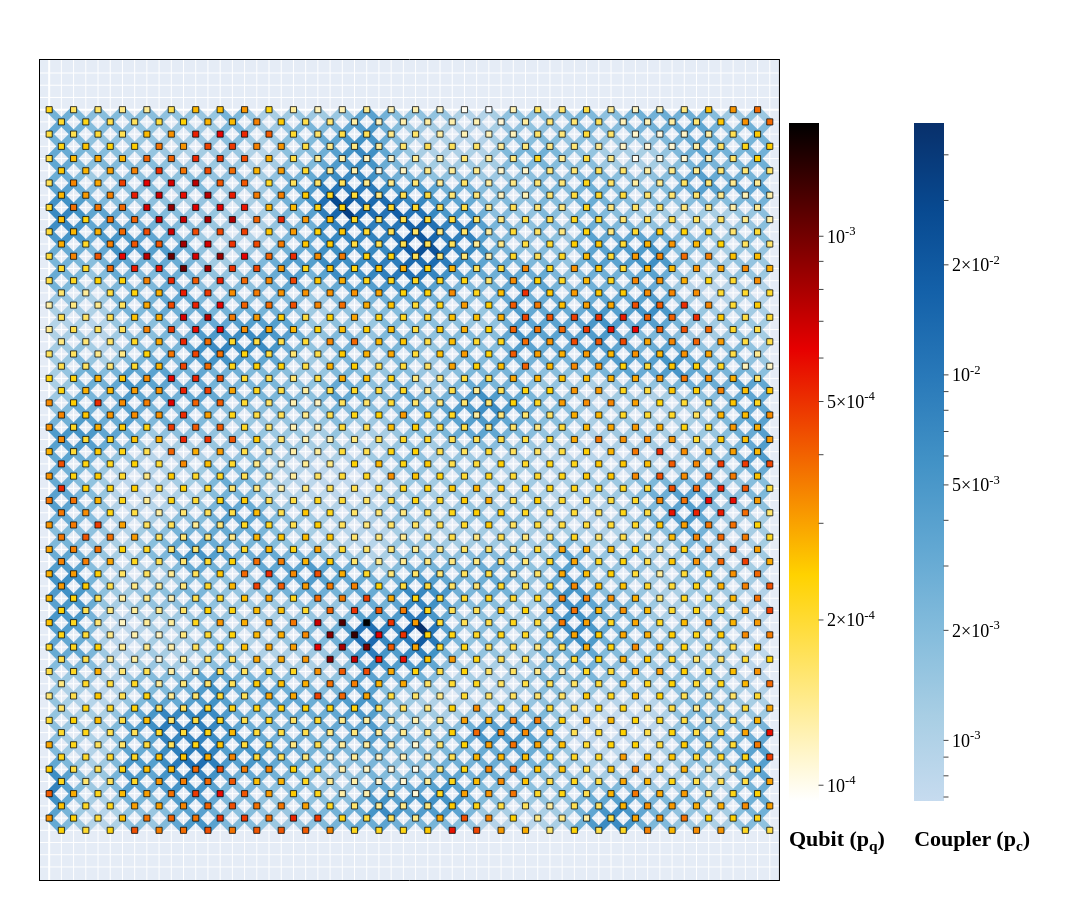

Notebook cell for this chart:
### Markdown cell above
## Heatmap and Physical Distribution

### Code cell
device = serialize.import_latest('DATE_case_contour_device*')
device.show(device_heatmap_style(device, log = True, axis_labels=False))
